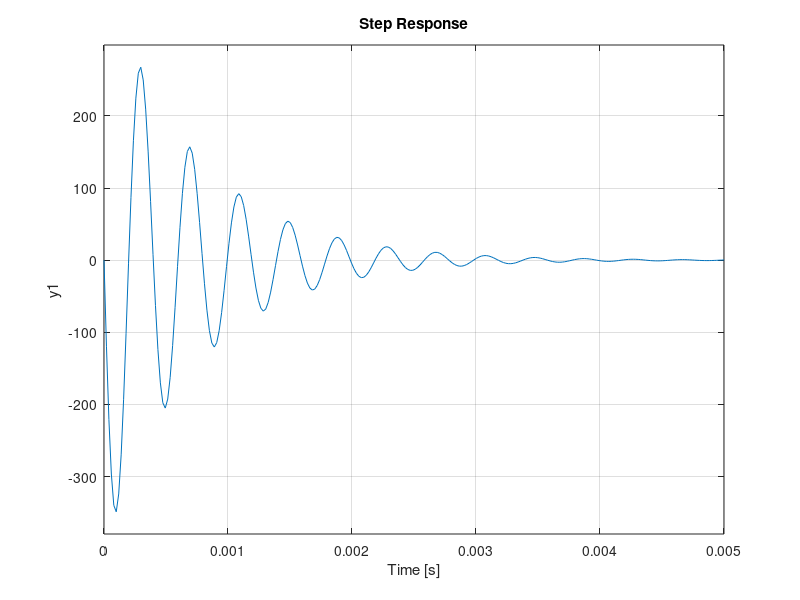

Write MATLAB code to recreate this figure.
s = tf('s');
p1 =2 * pi * 20;           %primer polo del operacional en rads
%p2 = 2* pi * 60e6;          %segundo polo del operacional en rads
Ao = 10^(94/20)
Aw = Ao * 1 / ((1+s/p1)) ;   %transferencia del operacional


R1 = 25e3;                      
C = 1e-6;                   %R1 y C para tau = 30 ms
R2 = 0;                 %por ahora lo considero 0

H = (1 + s*C*R2) / (1 + s*C*(R1+R2));   


R2 = 10; % calculada para polo en 16 kHz

Hcomp = (1 + s*C*R2) / (1 + s*C*(R1+R2));   

bode(Aw, 1/Hcomp)


%%

GH = Aw*Hcomp;

margin(GH)

%%

step(GH)

%%
tlc = Aw/ ( 1+ Aw * Hcomp);

bode(tlc)

%%

step(tlc)

%%

Gmenos = -s*C*R1/(1+s*C*(R2+R1));
tlcmenos = minreal(Gmenos*tlc) ;

zpk(tlcmenos)


bode(tlcmenos)

%%
step(tlcmenos)
